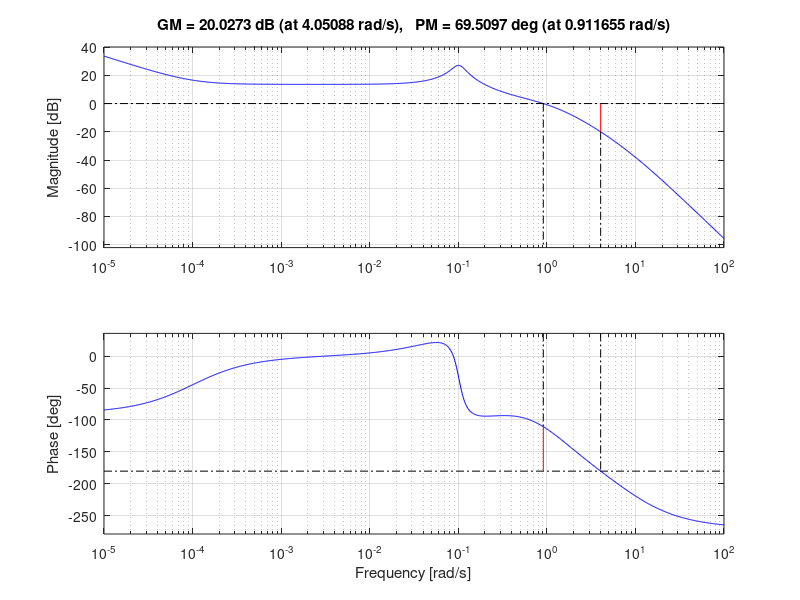
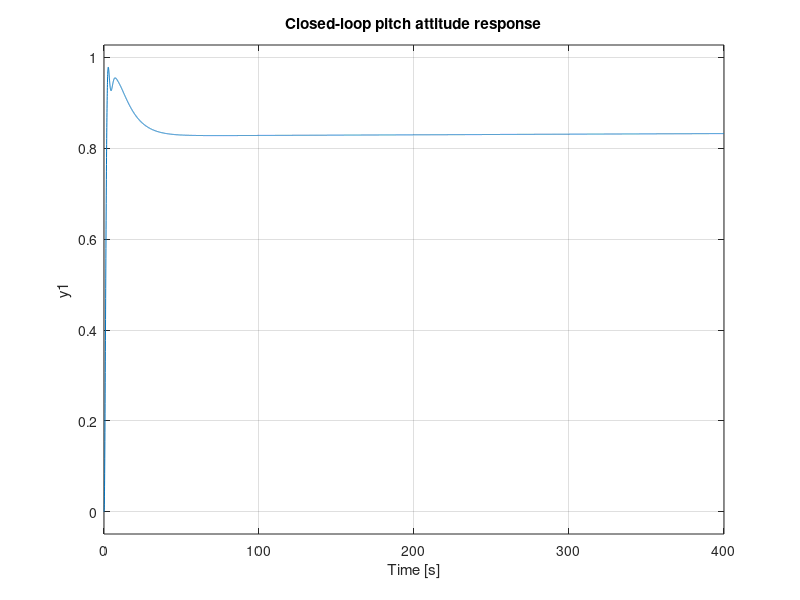
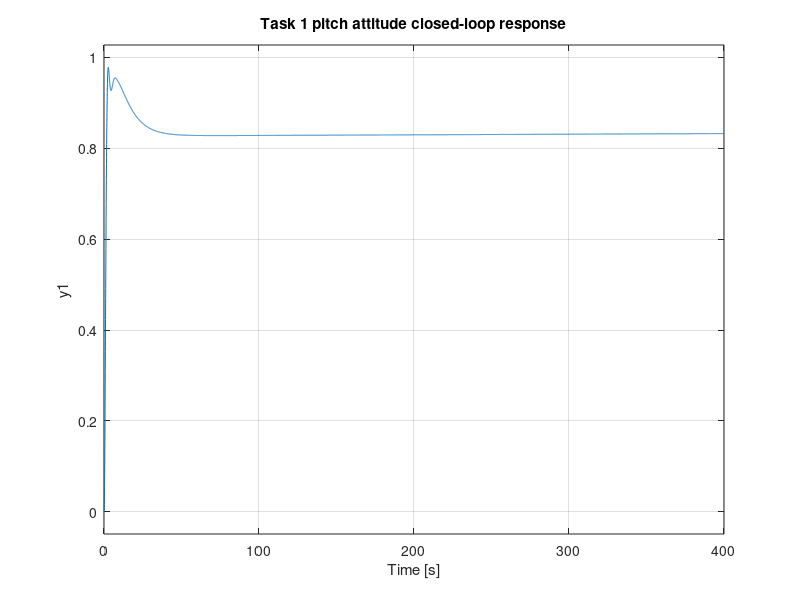

These figures' MATLAB source, in order:
clear; clc; close all;


%TASK!
A4 = [-0.021, 0.122,  0,    -9.81;
        -0.200, -0.512,  65.1,  0;
         0,      -0.006, -0.402, 0;
         0,      0,      1,     0];

B4 = [0.292; -1.96; -0.4; 0];    % Effect of delta_E on each state

% Augmented actuator model
A5 = [A4 B4;
      0 0 0 0 -10];

B5 = [0; 0; 0; 0; 10];   % input is delta_a

Ctheta = [0 0 0 1 0];    % output theta
Cq     = [0 0 1 0 0];    % output q
D = 0;

plant5 = ss(A5, B5, Ctheta, D);

Kq = -2.9;   % start here and tune

A_sas = A5;
A_sas(5,3) = A_sas(5,3) - 10*Kq;

B_sas = B5;  % input is now delta_c

sys_sas_theta = ss(A_sas, B_sas, Ctheta, 0);

damp(sys_sas_theta);
pole(sys_sas_theta);


%%%%%%%%%%%%%%%%%%%

s = tf('s');

a = 0.00000009;   
a=0.0001;% PI zero location, tune this
Ktheta = -4.175;   % gain, tune this

PI = Ktheta*(s + a)/s;



L = PI * sys_sas_theta;

figure;
margin(L);
grid on;

[GM, PM, Wcg, Wcp] = margin(L);

GM_dB = 20*log10(GM)
PM
Wcp

%{ 
GM_dB ≈ 20
PM > 60
Wcp ≈ 1 rad/s

1. Adjust K → get crossover ≈ 1 rad/s
2. Adjust a → fix phase margin (>60°)
3. Repeat until both satisfied
%}



T_theta = feedback(L, 1);

figure;
step(T_theta);
grid on;
title('Closed-loop pitch attitude response');


pole(T_theta)
damp(T_theta)

% After choosing Kq, Ktheta, and a

A6 = zeros(6,6);
A6(1:5,1:5) = A5;

% SAS + PI closure in actuator row:
% delta_a = -Kq*q + Ktheta*(theta_c - theta) + Ktheta*a*z1
A6(5,3) = A6(5,3) - 10*Kq;
A6(5,4) = A6(5,4) - 10*Ktheta;
A6(5,6) = A6(5,6) + 10*Ktheta*a;

% z1_dot = theta_c - theta
A6(6,4) = -1;

B6 = zeros(6,1);
B6(5) = 10*Ktheta;  % theta_c enters actuator through proportional PI part
B6(6) = 1;          % theta_c enters integrator

C6 = [0 0 0 1 0 0]; % output theta
D6 = 0;

sys_task1 = ss(A6, B6, C6, D6);

figure;
step(sys_task1);
grid on;
title('Task 1 pitch attitude closed-loop response');

pole(sys_task1)
damp(sys_task1)
